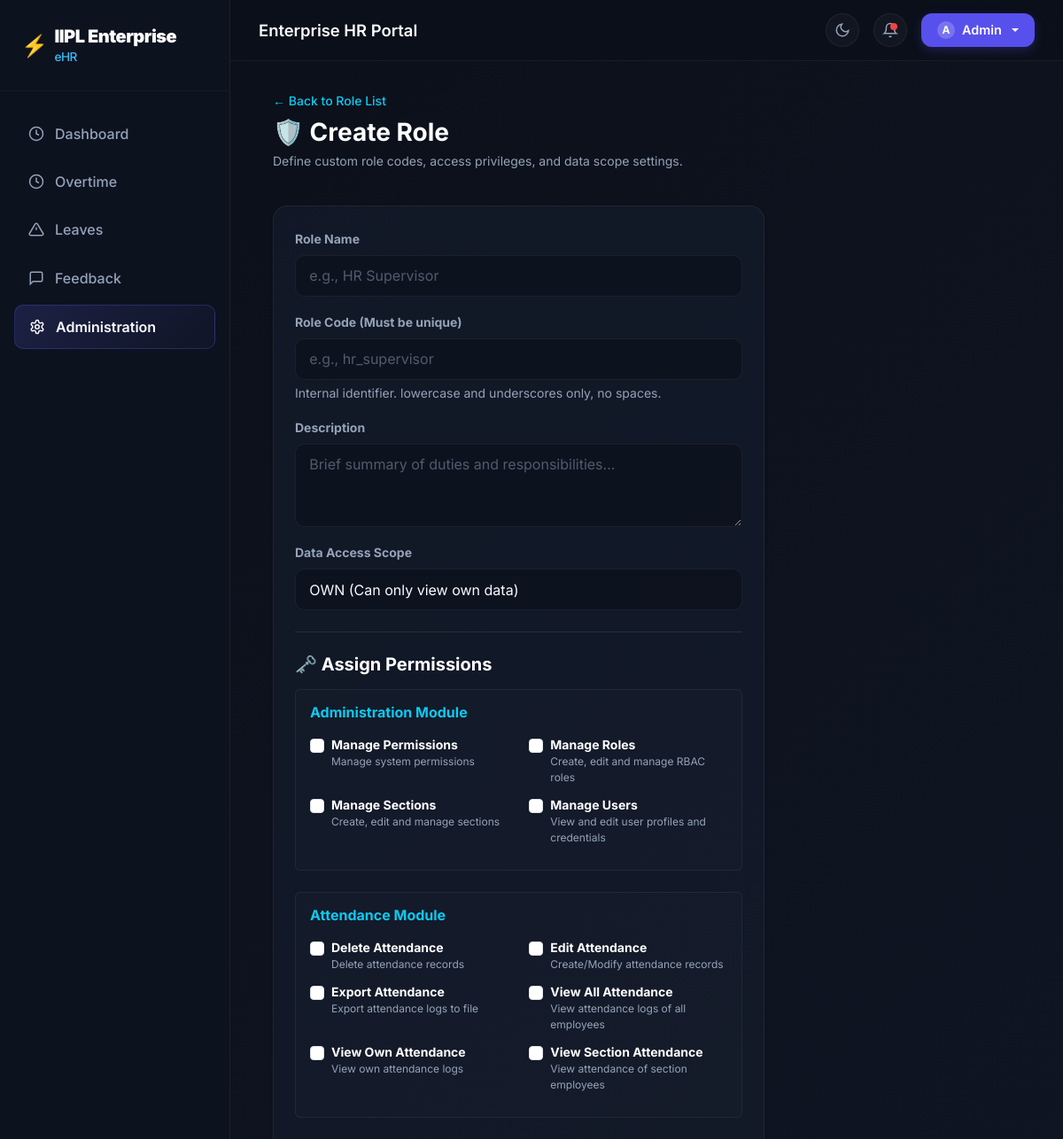
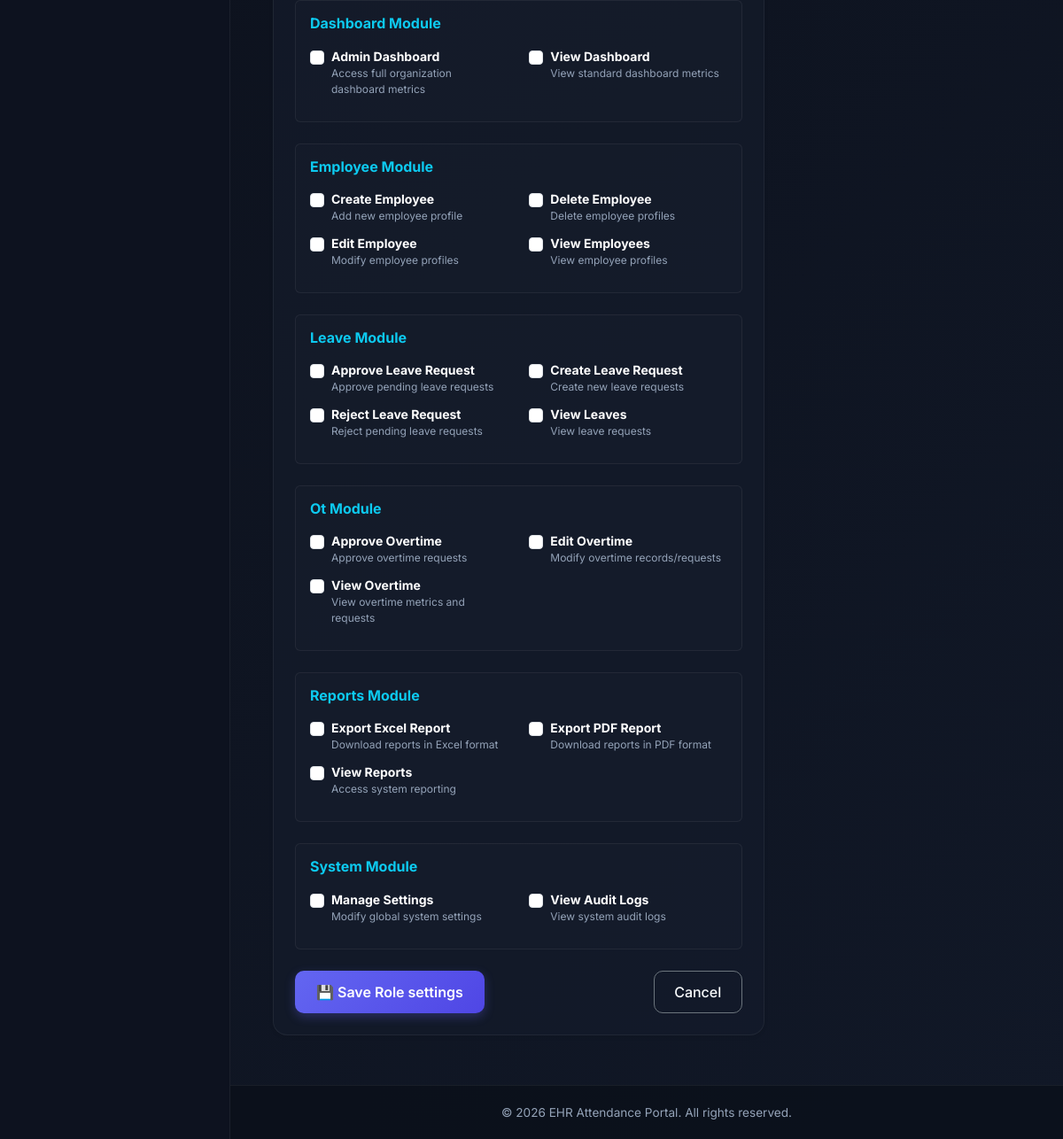
The page /admin-portal/roles/create/ (signed in) on the database its author committed (2 pictures, top to bottom).
### attendance/models.py (models this page shows, shortened)
class Permission(models.Model):
    name = models.CharField(max_length=100)
    code = models.CharField(max_length=100, unique=True)
    module = models.CharField(max_length=50)
    description = models.TextField(blank=True, null=True)

### attendance/views_admin.py (the view, shortened to what this page needs)
# urls.py: path("admin-portal/roles/create/", views_admin.admin_role_create, name="admin_role_create"),
@admin_permission_required("role.manage")
def admin_role_create(request):
    permissions_grouped = PermissionService.get_permissions_by_module()
    context = {
        "active_tab": "admin",
        "permissions_grouped": permissions_grouped,
        "is_create": True,
    }
    return render(request, "attendance/admin/role_form.html", context)

### attendance/services/permission_service.py (called while the page is built)
    @staticmethod
    def get_permissions_by_module() -> dict[str, list[Permission]]:
        permissions = Permission.objects.all().order_by("module", "name")
        grouped = {}
        for p in permissions:
            module_name = p.module.capitalize()
            grouped.setdefault(module_name, []).append(p)
        return grouped

### attendance/views_admin.py (called while the page is built, shortened)
def admin_permission_required(perm_code=None):
    def decorator(view_func):
        @wraps(view_func)
        def _wrapped_view(request, *args, **kwargs):
            if not request.user.is_authenticated:
                return redirect("login")
            if request.user.is_superuser:
                return view_func(request, *args, **kwargs)
        return _wrapped_view
    return decorator

### attendance/templates/attendance/admin/role_form.html (shortened to what this page needs)
{% extends 'attendance/base.html' %}
{% block content %}
<div class="row fade-in-el mb-4">
    <div class="col-12">
        <a href="{% url 'admin_roles' %}" class="text-info text-decoration-none small fw-medium">&larr; Back to Role List</a>
        <h3 class="fw-bold text-white mt-2 mb-1">{% if is_create %}🛡️ Create Role{% else %}🛡️ Configure Role: {{ role.name }}{% endif %}</h3>
        <p class="text-muted small">Define custom role codes, access privileges, and data scope settings.</p>
    </div>
</div>
<div class="row fade-in-el">
    <div class="col-lg-8 mb-4">
        <div class="card bg-dark border-secondary p-4 shadow-sm" style="background: var(--card-bg) !important; border: 1px solid var(--card-border) !important; border-radius: 16px;">
            <form method="POST">
                <div class="mb-3">
                    <label for="name" class="form-label text-muted small fw-bold">Role Name</label>
                    <input type="text" id="name" name="name" class="form-control form-control-custom"
                           placeholder="e.g., HR Supervisor" value="{{ role.name|default:'' }}" required>
                </div>
                <div class="mb-3">
                    <label for="code" class="form-label text-muted small fw-bold">Role Code (Must be unique)</label>
                    <input type="text" id="code" name="code" class="form-control form-control-custom"
                           placeholder="e.g., hr_supervisor" value="{{ role.code|default:'' }}"
                           {% if not is_create %}readonly style="opacity: 0.6; cursor: not-allowed;"{% endif %} required>
                    {% if is_create %}
                    <div class="form-text text-muted small">Internal identifier. lowercase and underscores only, no spaces.</div>
                    {% endif %}
                </div>
                <div class="mb-3">
                    <label for="description" class="form-label text-muted small fw-bold">Description</label>
                    <textarea id="description" name="description" class="form-control form-control-custom" rows="3"
                              placeholder="Brief summary of duties and responsibilities...">{{ role.description|default:'' }}</textarea>
                </div>
                <div class="mb-4">
                    <label for="data_scope" class="form-label text-muted small fw-bold">Data Access Scope</label>
                    <select id="data_scope" name="data_scope" class="form-select form-control-custom" required>
                        <option value="OWN" {% if role.data_scope == 'OWN' %}selected{% endif %}>OWN (Can only view own data)</option>
                    </select>
                </div>
                <hr class="border-secondary mb-4">
                <h5 class="fw-bold text-white mb-3">🗝️ Assign Permissions</h5>
                {% for module, perms in permissions_grouped.items %}
                <div class="mb-4 p-3 rounded" style="background: rgba(255, 255, 255, 0.01); border: 1px solid var(--card-border);">
                    <h6 class="text-info fw-bold mb-3">{{ module }} Module</h6>
                    <div class="row">
                        {% for perm in perms %}
                        <div class="col-md-6 mb-2">
                            <div class="form-check">
                                <input class="form-check-input" type="checkbox" name="permissions" value="{{ perm.id }}" id="perm_{{ perm.id }}"
                                       {% if perm.id in assigned_perm_ids %}checked{% endif %}>
                                <label class="form-check-label text-white small" for="perm_{{ perm.id }}">
                                    <strong>{{ perm.name }}</strong>
                                    <span class="d-block text-muted small" style="font-size: 0.75rem;">{{ perm.description }}</span>
                                </label>
                            </div>
                        </div>
                        {% endfor %}
                    </div>
                </div>
                {% endfor %}
                <div class="mt-4 d-flex justify-content-between align-items-center">
                    <button type="submit" class="btn btn-accent px-4" style="background-color: var(--primary-accent); border: none; color: #fff;">
                        💾 Save Role settings
                    </button>
                    <a href="{% url 'admin_roles' %}" class="btn btn-outline-custom text-white border-secondary">Cancel</a>
                </div>
            </form>
        </div>
    </div>
</div>
{% endblock %}

### attendance/templates/attendance/base.html (shortened to what this page needs)
{% load rbac_tags %}
<!DOCTYPE html>
<html lang="en">
<head>
    <link href="https://cdn.jsdelivr.net/npm/bootstrap@5.3.3/dist/css/bootstrap.min.css" rel="stylesheet">
    <link rel="stylesheet" href="https://cdn.jsdelivr.net/npm/bootstrap-icons@1.11.3/font/bootstrap-icons.min.css">
</head>
<body>
    {% if user.is_authenticated %}
    <div class="portal-wrapper">
        <aside class="sidebar-container d-none d-lg-flex">
            <div class="sidebar-header">
                <a href="/" class="sidebar-brand d-flex align-items-center gap-2">
                    <span class="fs-4 text-white">⚡</span>
                    <div>
                        <strong class="text-white">IIPL Enterprise</strong>
                        <span>eHR</span>
                    </div>
                </a>
            </div>
            <nav class="sidebar-menu">
                <a href="/?tab=dashboard"
                    class="sidebar-link {% if active_tab == 'dashboard' or not active_tab %}active{% endif %}">
                    <svg width="18" height="18" fill="none" stroke="currentColor" stroke-width="2" viewBox="0 0 24 24">
                        <circle cx="12" cy="12" r="10" />
                        <path d="M12 6v6l4 2" />
                    </svg>
                    Dashboard
                </a>
                <a href="{% url 'overtime' %}"
                    class="sidebar-link {% if request.resolver_match.url_name == 'overtime' %}active{% endif %}">
                    <svg width="18" height="18" fill="none" stroke="currentColor" stroke-width="2" viewBox="0 0 24 24">
                        <circle cx="12" cy="12" r="10" />
                        <polyline points="12 6 12 12 16 14" />
                    </svg>
                    Overtime
                </a>
                <a href="{% url 'leaves' %}"
                    class="sidebar-link {% if request.resolver_match.url_name == 'leaves' or active_tab == 'leaves' %}active{% endif %}">
                    <svg width="18" height="18" fill="none" stroke="currentColor" stroke-width="2" viewBox="0 0 24 24">
                        <path
                            d="M10.29 3.86L1.82 18a2 2 0 0 0 1.71 3h16.94a2 2 0 0 0 1.71-3L13.71 3.86a2 2 0 0 0-3.42 0z" />
                        <line x1="12" y1="9" x2="12" y2="13" />
                        <line x1="12" y1="17" x2="12.01" y2="17" />
                    </svg>
                    Leaves
                </a>
                <a href="{% url 'feedback' %}"
                    class="sidebar-link {% if request.resolver_match.url_name == 'feedback' %}active{% endif %}">
                    <svg width="18" height="18" fill="none" stroke="currentColor" stroke-width="2" viewBox="0 0 24 24">
                        <path d="M21 15a2 2 0 0 1-2 2H7l-4 4V5a2 2 0 0 1 2-2h14a2 2 0 0 1 2 2z"/>
                    </svg>
                    Feedback
                </a>
                {% if user.is_superuser or user|has_permission:"role.manage" or user|has_permission:"section.manage" or user|has_permission:"user.manage" %}
                <a href="{% url 'admin_dashboard' %}"
                    class="sidebar-link {% if active_tab == 'admin' %}active{% endif %}">
                    Administration
                </a>
                {% endif %}
            </nav>
        </aside>
        <main class="content-section">
            <header class="top-navbar">
                <div class="d-flex align-items-center gap-3">
                    <h2 class="top-navbar-title">Enterprise HR Portal</h2>
                </div>
                <div class="top-navbar-actions">
                    <div class="notification-btn" id="themeToggleBtn" onclick="toggleTheme()" title="Toggle Theme">
                        <svg width="18" height="18" fill="none" stroke="currentColor" stroke-width="2"
                            viewBox="0 0 24 24" id="themeIcon">
                            <path d="M21 12.79A9 9 0 1 1 11.21 3 7 7 0 0 0 21 12.79z"></path>
                        </svg>
                    </div>
                    <div class="notification-btn">
                        <svg width="18" height="18" fill="none" stroke="currentColor" stroke-width="2"
                            viewBox="0 0 24 24">
                            <path d="M18 8A6 6 0 0 0 6 8c0 7-3 9-3 9h18s-3-2-3-9" />
                            <path d="M13.73 21a2 2 0 0 1-3.46 0" />
                        </svg>
                        <span class="notification-badge"></span>
                    </div>
                    <div class="dropdown">
                        <button class="profile-dropdown-btn dropdown-toggle" type="button" id="userProfileDropdown"
                            data-bs-toggle="dropdown" aria-expanded="false">
                            <span class="profile-avatar-sm">
                                {{ user.username|slice:":1"|upper }}
                            </span>
                            <span class="profile-username-text">{{ user.username }}</span>
                        </button>
                    </div>
                </div>
            </header>
            <div class="container-fluid main-container fade-in-el px-lg-4 px-xl-5">
                {% block content %}{% endblock %}
            </div>
            <footer class="text-center mt-auto">
                <div class="container">
                    <p class="mb-0">&copy; 2026 EHR Attendance Portal. All rights reserved.</p>
                </div>
            </footer>
        </main>
    </div>
    {% endif %}
</body>
</html>

### rows shown on the page
Permission: module "Administration", name "Manage Permissions", description "Manage system permissions"
Permission: name "Manage Roles", description "Create, edit and manage RBAC roles"
Permission: name "Manage Sections", description "Create, edit and manage sections"
Permission: name "Manage Users", description "View and edit user profiles and credentials"
Permission: module "Attendance", name "Delete Attendance", description "Delete attendance records"
Permission: name "Edit Attendance", description "Create/Modify attendance records"
Permission: name "Export Attendance", description "Export attendance logs to file"
Permission: name "View All Attendance", description "View attendance logs of all employees"
Permission: name "View Own Attendance", description "View own attendance logs"
Permission: name "View Section Attendance", description "View attendance of section employees"
Permission: module "Dashboard", name "Admin Dashboard", description "Access full organization dashboard metrics"
Permission: name "View Dashboard", description "View standard dashboard metrics"
Permission: module "Employee", name "Create Employee", description "Add new employee profile"
Permission: name "Delete Employee", description "Delete employee profiles"
Permission: name "Edit Employee", description "Modify employee profiles"
Permission: name "View Employees", description "View employee profiles"
Permission: module "Leave", name "Approve Leave Request", description "Approve pending leave requests"
Permission: name "Create Leave Request", description "Create new leave requests"
Permission: name "Reject Leave Request", description "Reject pending leave requests"
Permission: name "View Leaves", description "View leave requests"
Permission: module "Ot", name "Approve Overtime", description "Approve overtime requests"
Permission: name "Edit Overtime", description "Modify overtime records/requests"
Permission: name "View Overtime", description "View overtime metrics and requests"
Permission: module "Reports", name "Export Excel Report", description "Download reports in Excel format"
Permission: name "Export PDF Report", description "Download reports in PDF format"
Permission: name "View Reports", description "Access system reporting"
Permission: module "System", name "Manage Settings", description "Modify global system settings"
Permission: name "View Audit Logs", description "View system audit logs"

### other values the page prints
{{ user.username|slice:":1"|upper }} "A"
{{ user.username }} "Admin"
